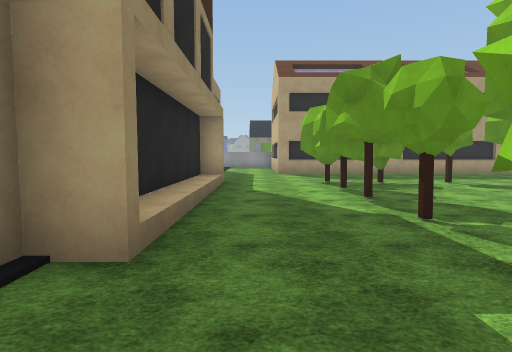
view 1 (above)

16 first-person views from a walk through a scene from a Unity 3-D project. The camera is 1.5 m above the floor, tilts 4° down and sees 80° across. The floor is counted in squares, 1.8 m on a side. Each view is taken from the middle of a square. On the plan, view 1 faces up. The plan holds only what a view shows up to about 11 squares ahead; the rest is blank. The place goes on beyond the plan. The terrain is drawn as flat ground. The player is left out. Some animated figures are not drawn. Surface patterns are stand-ins for the level's own textures.

view 2
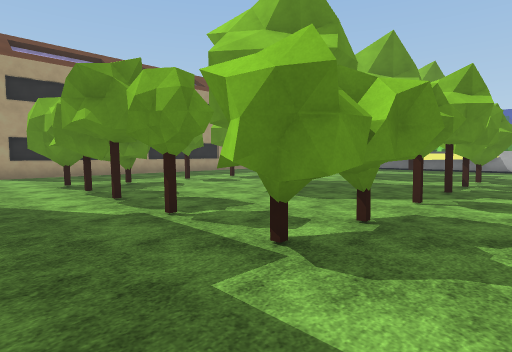

view 3
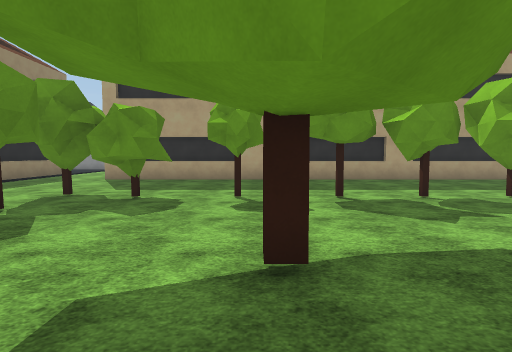

view 4
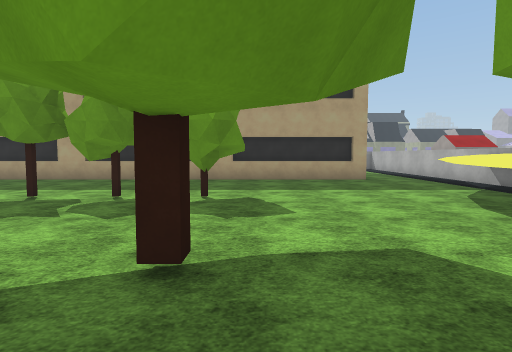

view 5
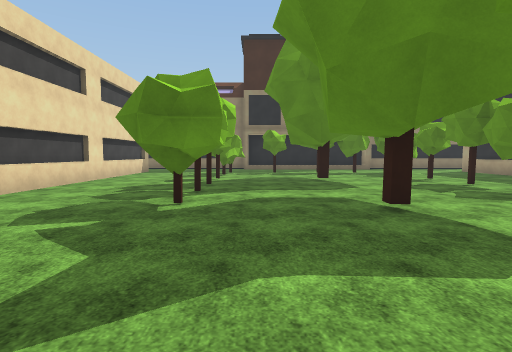

view 6
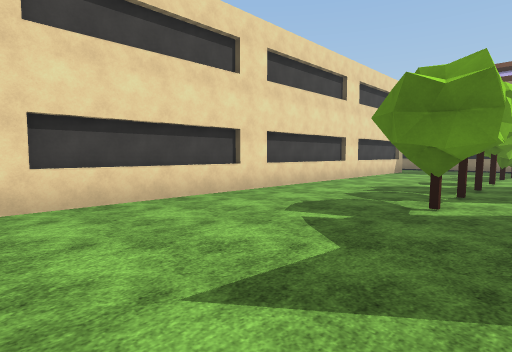

view 7
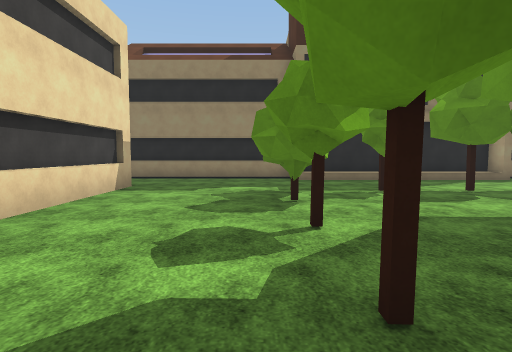

view 8
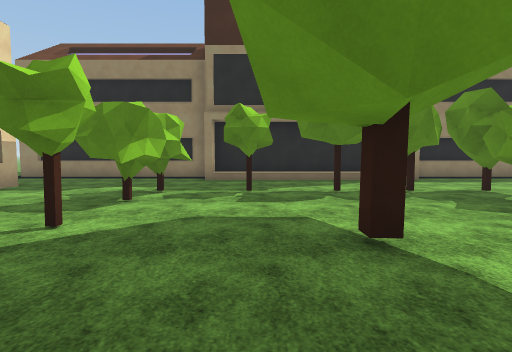

view 9
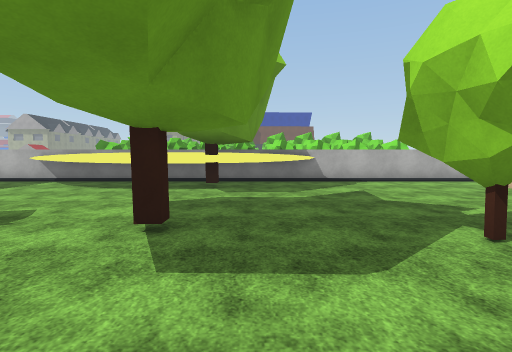

view 10
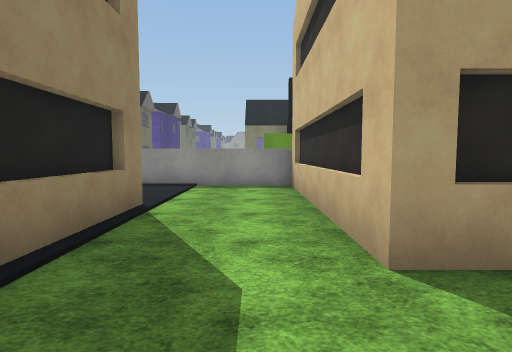

view 11
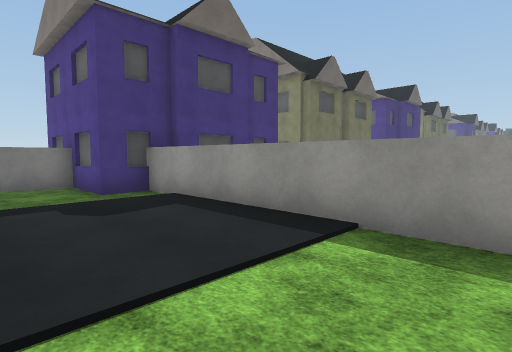

view 12
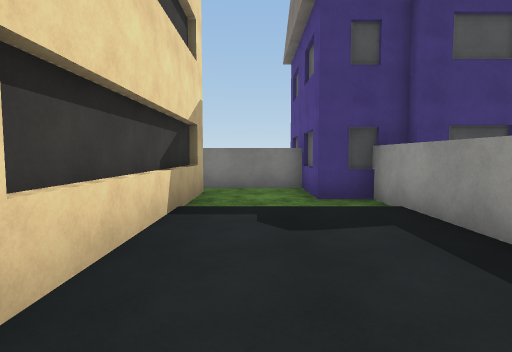

view 13
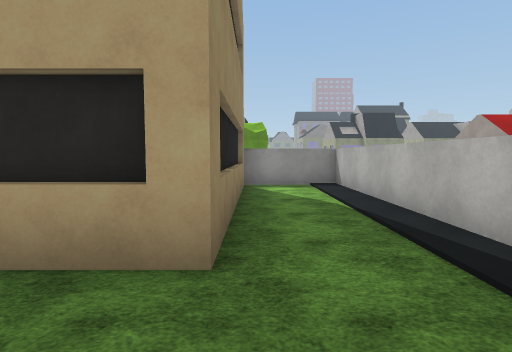

view 14
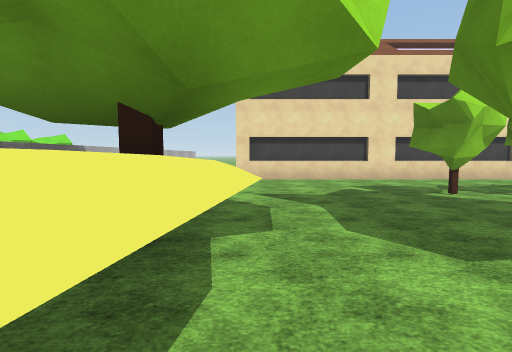

view 15
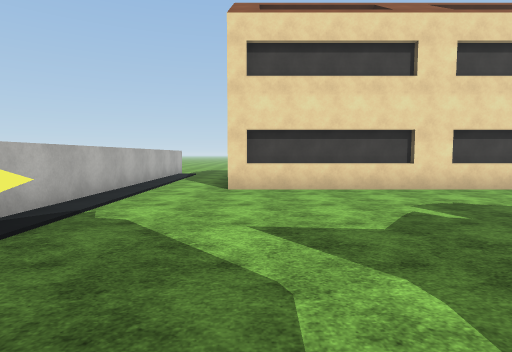

view 16
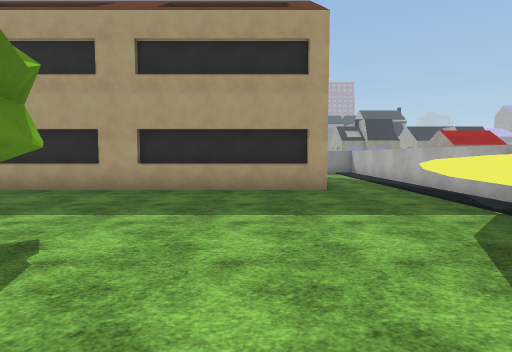

### Floor plan
Key: @ floor where view 1 was taken; # wall or solid block; . floor; / step, stairs or slope; ^ raised ledge.
Columns run from 8 left of view 1 to 18 right of it. Each row starts with its distance up from view 1.
 19  #########             ####
 18 .........#             #..#
 17 .........#             #..#
 16 .........#             #..#
 15  ######..#             #..#
 14       #..###############..#
 13       #...................#
 12       #...................#
 11       #...................^
 10       #..................^^
  9       ##..###.#..#.#....^^^
  8       #/................^^^
  7       #/..#.............^ ^
  6       #/...............^^^^
  5       #/......#....#....# ^
  4       #/..#.............#^^
  3       #/.................^^
  2       ##..###.#..#.#......^
  1       #...................#
  0       #.@.................#
 -1       #...................#
 -2       #...................#
 -3       #..###############..#
 -4       #.                ..#
 -5                         ..#

Where each view was taken, in squares from view 1:
view 1: 0 up, 0 right, facing up
view 2: 0 up, 0 right, facing up-right
view 3: 3 up, 6 right, facing up
view 4: 3 up, 12 right, facing up
view 5: 3 up, 16 right, facing left
view 6: 3 up, 16 right, facing down-left
view 7: 1 up, 9 right, facing left
view 8: 4 up, 9 right, facing left
view 9: 4 up, 8 right, facing right
view 10: 11 up, 0 right, facing up
view 11: 16 up, 0 right, facing up-left
view 12: 17 up, 1 left, facing left
view 13: 11 up, 16 right, facing up
view 14: 8 up, 15 right, facing down
view 15: 5 up, 15 right, facing down
view 16: 6 up, 14 right, facing up
